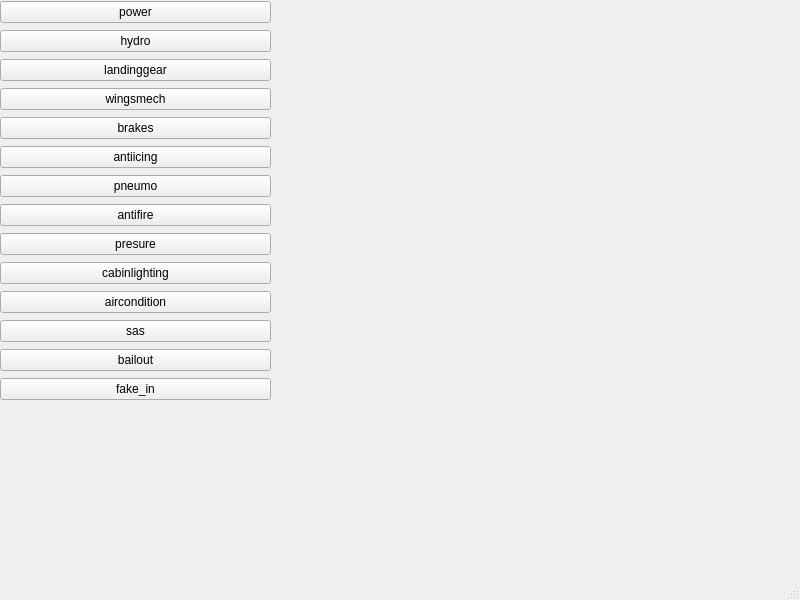
<?xml version="1.0" encoding="UTF-8"?>
<ui version="4.0">
 <class>MainWindow</class>
 <widget class="QMainWindow" name="MainWindow">
  <property name="geometry">
   <rect>
    <x>0</x>
    <y>0</y>
    <width>800</width>
    <height>600</height>
   </rect>
  </property>
  <property name="windowTitle">
   <string>MainWindow</string>
  </property>
  <widget class="QWidget" name="centralwidget">
   <widget class="QWidget" name="gridLayoutWidget">
    <property name="geometry">
     <rect>
      <x>0</x>
      <y>0</y>
      <width>271</width>
      <height>411</height>
     </rect>
    </property>
    <layout class="QGridLayout" name="gridLayout">
     <item row="3" column="0">
      <widget class="QPushButton" name="wingsmech">
       <property name="text">
        <string>wingsmech</string>
       </property>
      </widget>
     </item>
     <item row="9" column="0">
      <widget class="QPushButton" name="cabinlighting">
       <property name="text">
        <string>cabinlighting</string>
       </property>
      </widget>
     </item>
     <item row="10" column="0">
      <widget class="QPushButton" name="aircondition">
       <property name="text">
        <string>aircondition</string>
       </property>
      </widget>
     </item>
     <item row="12" column="0">
      <widget class="QPushButton" name="bailout">
       <property name="text">
        <string>bailout</string>
       </property>
      </widget>
     </item>
     <item row="2" column="0">
      <widget class="QPushButton" name="landinggear">
       <property name="text">
        <string>landinggear</string>
       </property>
      </widget>
     </item>
     <item row="5" column="0">
      <widget class="QPushButton" name="antiicing">
       <property name="text">
        <string>antiicing</string>
       </property>
      </widget>
     </item>
     <item row="8" column="0">
      <widget class="QPushButton" name="presure">
       <property name="text">
        <string>presure</string>
       </property>
      </widget>
     </item>
     <item row="0" column="0">
      <widget class="QPushButton" name="power_sys_show">
       <property name="text">
        <string>power</string>
       </property>
      </widget>
     </item>
     <item row="6" column="0">
      <widget class="QPushButton" name="pneumo">
       <property name="text">
        <string>pneumo</string>
       </property>
      </widget>
     </item>
     <item row="1" column="0">
      <widget class="QPushButton" name="hydro">
       <property name="text">
        <string>hydro</string>
       </property>
      </widget>
     </item>
     <item row="11" column="0">
      <widget class="QPushButton" name="sas">
       <property name="text">
        <string>sas</string>
       </property>
      </widget>
     </item>
     <item row="4" column="0">
      <widget class="QPushButton" name="brakes">
       <property name="text">
        <string>brakes</string>
       </property>
      </widget>
     </item>
     <item row="7" column="0">
      <widget class="QPushButton" name="antifire">
       <property name="text">
        <string>antifire</string>
       </property>
      </widget>
     </item>
     <item row="13" column="0">
      <widget class="QPushButton" name="fake_in">
       <property name="text">
        <string>fake_in</string>
       </property>
      </widget>
     </item>
    </layout>
   </widget>
  </widget>
  <widget class="QMenuBar" name="menubar">
   <property name="geometry">
    <rect>
     <x>0</x>
     <y>0</y>
     <width>800</width>
     <height>22</height>
    </rect>
   </property>
  </widget>
  <widget class="QStatusBar" name="statusbar"/>
 </widget>
 <resources/>
 <connections/>
</ui>
